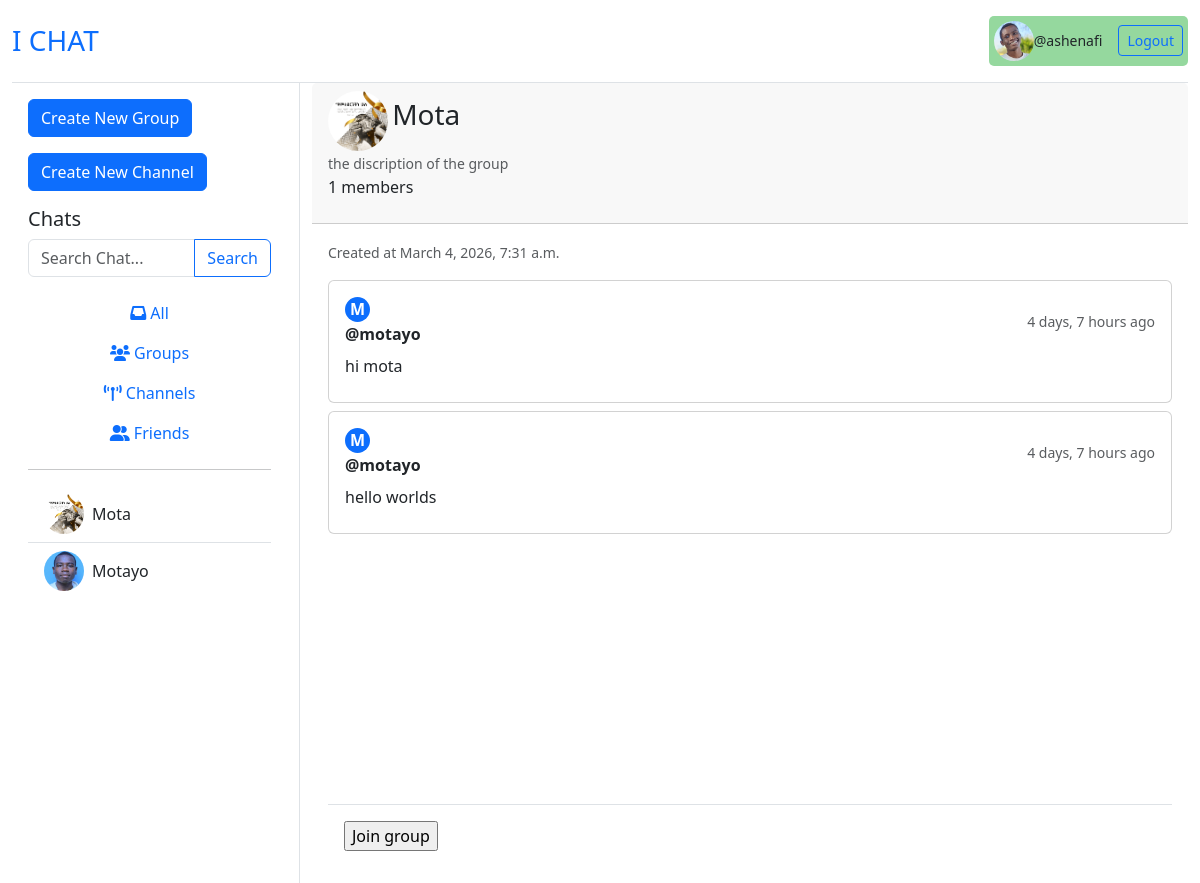
The app's page /group/group/Mota/ (signed in), older data.
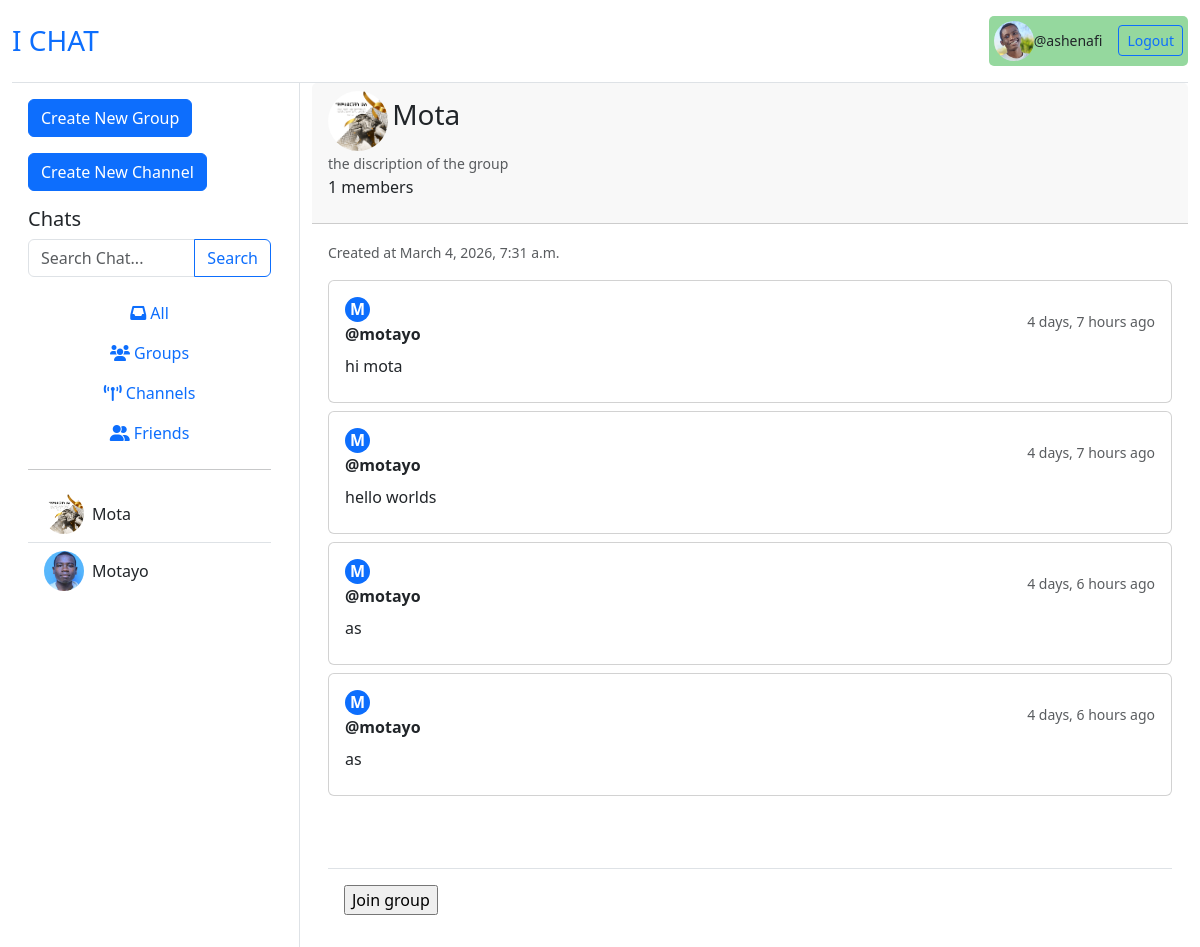
The same page, newer data.
### groups/models.py (models this page shows, shortened)
class Group(models.Model):
    owner = models.ForeignKey(CustomUser, on_delete=models.CASCADE)
    name = models.CharField(max_length=100,unique=True)
    profile = models.ImageField(upload_to='profiles/group/',null=True, blank=True)
    description = models.CharField(max_length=300, null=True, blank=True)
    members = models.ManyToManyField(CustomUser, related_name="member")
    created_at = models.DateTimeField(auto_now_add=True)
    updated_at = models.DateTimeField(auto_now=True)

class GroupMessage(models.Model):
    owner = models.ForeignKey(CustomUser, on_delete=models.CASCADE)
    group = models.ForeignKey(Group, on_delete=models.CASCADE)
    shared_media = models.ImageField(upload_to='shared_media/group/', null=True, blank=True)
    body = models.TextField()
    created_at = models.DateTimeField(auto_now_add=True, null=True)
    updated_at = models.DateTimeField(auto_now=True, null= True)

### accounts/models.py (models this page shows)
class CustomUser(AbstractUser):
    profile = models.ImageField(upload_to='profiles/users', blank=True, null=True)

### groups/views.py (the view, shortened to what this page needs)
# urls.py: path('group/', include('groups.urls')),
@login_required(login_url='log-in')
def group(request, group_name):
    group = Group.objects.get(name=group_name)
    q = request.GET.get('q') if request.GET.get('q') != None else ''
    p = request.GET.get('p') if request.GET.get('p') != None else ''
    channels = Channel.objects.filter(Q(name__icontains=q))
    groups = Group.objects.filter(name__icontains=q)
    users = CustomUser.objects.filter(username__icontains=q)
    messages = GroupMessage.objects.filter(
        Q(body__icontains = p)
    )
    members = group.members.all()
    form = GroupMessageForm()
    context = {
        'group':group,
        'groups':groups,
        'form':form,
        'messages':messages,
        'users':users,
        'members': members,
        'channels':channels
    }
    return render(request, 'groups/group.html', context)

### groups/forms.py
class GroupMessageForm(ModelForm):
    class Meta:
        model = GroupMessage
        fields = ['body', 'shared_media']
        widgets = {
            'body': Textarea(attrs={
                'class': 'form-control',
                'rows': 2,
                'name': 'message',
                'data-custom': 'some-value',
                'placeholder': "Type message here..."
            }),
        }

### groups/templates/groups/group.html (shortened to what this page needs)
{% extends 'accounts/home.html' %}
{% load static %}
{% block chat %}
<div class="card h-100 border-0">
    <div class="card-header">
        <a href="{% url 'group_profile' group.id %}"><img src="{{ group.profile.url }}" alt="profile" style="width: 60px; height: 60px; border-radius: 30px;"></a>
        <h3 class="card-title mb-1" style="display: inline-block;">{{group.name}}</h3><br>
        <small class="text-muted">{{group.description}}</small>
        <div>
            <p>{{group.members.count}} members</p>
        </div>
    </div>
    <div class="card-body d-flex flex-column p-3">
        <div class="mb-3">
            <small class="text-muted">Created at {{group.created_at}}</small>
        </div>
        <div class="flex-grow-1 overflow-auto pb-5" style="max-height: calc(100vh - 200px);">
            {% for message in messages %}
                {% if message.group == group %}
                    <div class="mb-2">
                        <div class="card">
                            <div class="card-body p-3">
                                <div class="d-flex justify-content-between align-items-center mb-2">
                                    <div>
                                        {% if message.owner == request.user %}
                                            <strong class="text-primary">You</strong>
                                        {% else %}
                                            <div class="avatar bg-primary text-white rounded-circle d-flex align-items-center justify-content-center me-3" style="width: 25px; height: 25px; font-weight: bold; display: inline-block;">
                                                {{ message.owner.username|first|upper }}
                                            </div>
                                            <strong class="text-dark">@{{message.owner}}</strong>
                                        {% endif %}
                                    </div>
                                    <div>
                                        <small class="text-muted">{{message.updated_at | timesince}} ago</small>
                                    </div>
                                </div>
                                <div class="message-body mb-2">
                                    <p class="mb-0">{{message.body}}</p>
                                </div>
                            </div>
                        </div>
                    </div>
                {% endif %}
            {% endfor %}
        </div>
        <form method="post" class="mt-3 position-sticky bottom-0 bg-white p-3 border-top">
            {% if request.user in members %}
            <div class="input-group">
                {{form}}
                <button type="submit" class="btn btn-primary">Send</button>
            </div>
            {% else %}
            <div>
                <input type="submit" value="Join group">
            </div>
            {% endif %}
        </form>
    </div>
</div>
{% endblock %}

### accounts/templates/accounts/home.html (shortened to what this page needs)
{% extends 'accounts/base.html' %}
{% block content %}
<div class="container-fluid vh-100">
    <div class="row h-100">
        <div class="col-md-4 col-lg-3 border-end d-flex flex-column collapse d-md-block" id="sidebar">
            <div class="p-3 flex-grow-1 overflow-auto">
                <a href="{% url 'create_group' %}" class="btn btn-primary mb-3">Create New Group</a>
                <a href="{% url 'create_channel' %}" class="btn btn-primary mb-3">Create New Channel</a>
                <h3 class="h5">Chats</h3>
                <form action="" method="get" class="mb-3">
                    <div class="input-group">
                        <input type="search" name="p" placeholder="Search Chat..." class="form-control">
                        <button type="submit" class="btn btn-outline-primary">Search</button>
                    </div>
                </form>
                <div class="nav flex-column">
                    <button class="nav-link"><i class="fas fa-inbox"></i> All</button>
                    <button class="nav-link"><i class="fas fa-users"></i> Groups</button>
                    <button class="nav-link"><i class="fas fa-broadcast-tower"></i> Channels</button>
                    <button class="nav-link"><i class="fas fa-user-friends"></i> Friends</button>
                </div>
                <hr>
                <div class="list-group list-group-flush">
                    {% for group in groups %}
                    <a href="{% url 'group' group.name %}" class="list-group-item list-group-item-action d-flex align-items-center" >
                        <img src="{{ group.profile.url }}" alt="profile" style="width: 40px; height: 40px; border-radius: 50%; object-fit: cover;" class="me-2">
                        {{group.name}}
                    </a>
                    {% endfor %}
                    {% for user in users %}
                        {% if user != request.user %}
                            <a href="{% url 'friend' user.id %}" class="list-group-item list-group-item-action d-flex align-items-center">
                                <img src="{{user.profile.url}}" alt="profile" style="width: 40px; height: 40px; border-radius: 50%; object-fit: cover;" class="me-2">
                                {{ user.username.capitalize }}
                            </a>
                        {% endif %}
                    {% endfor %}
                </div>
            </div>
        </div>
        <div class="col-md-8 col-lg-9 d-flex flex-column">
            <div class="flex-grow-1 d-flex flex-column">
                {% block chat %}
                {% endblock %}
            </div>
        </div>
    </div>
</div>
{% endblock %}

Row changes from the older to the newer data that the page shows:
added GroupMessage: owner.username|first "M", owner "motayo", updated_at "4 days, 6 hours", body "as"
added GroupMessage: owner.username|first "M", owner "motayo", updated_at "4 days, 6 hours", body "as"
